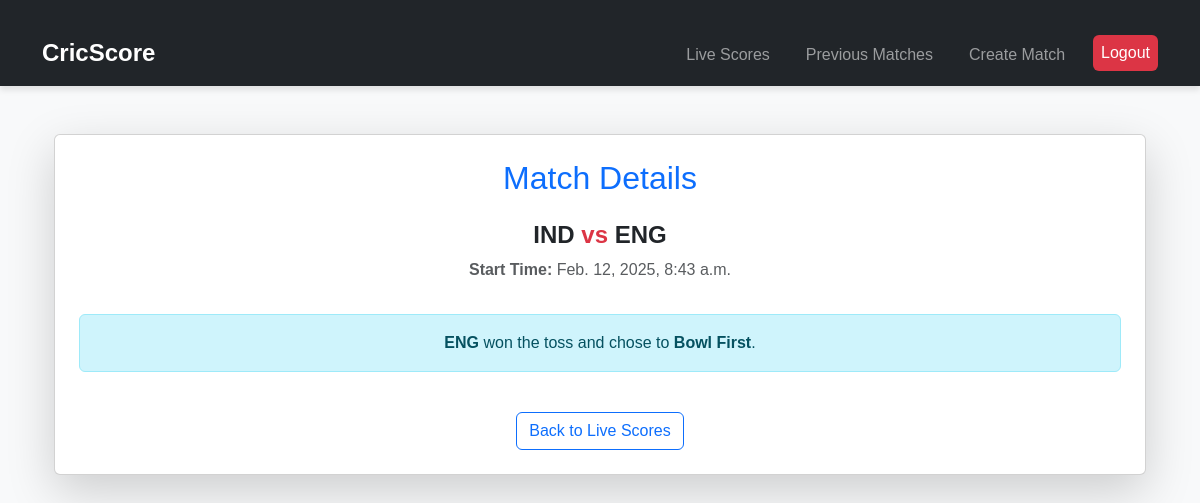
Page /match/69/ (signed in) on the earlier database version.
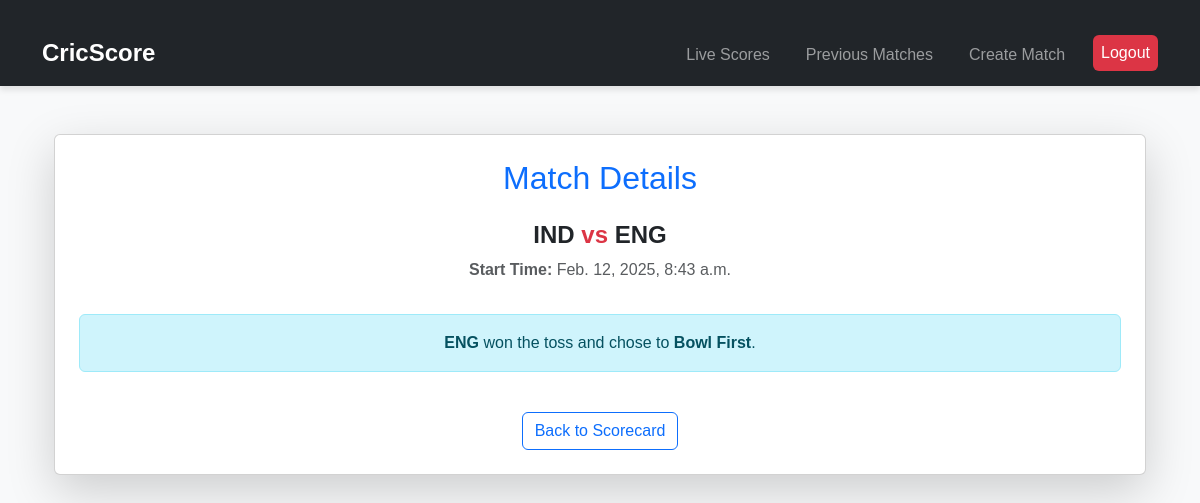
Same page on the later database version.
### score_app/views.py (the view)
# urls.py: path('match/<int:match_id>/', views.match_detail, name='match_detail'),
@login_required
def match_detail(request, match_id):
    match = get_object_or_404(Match, id=match_id)
    return render(request, 'score_app/match_detail.html', {'match': match})

### score_app/templates/score_app/match_detail.html
{% extends 'score_app/base.html' %}
{% block content %}
    <div class="container mt-4">
        <div class="card shadow-lg p-4">
            <h2 class="text-center text-primary">Match Details</h2>
            <div class="match-info text-center my-3">
                <h4 class="fw-bold">{{ match.team1 }} <span class="text-danger">vs</span> {{ match.team2 }}</h4>
                <p class="text-muted"><strong>Start Time:</strong> {{ match.start_time }}</p>
            </div>
            {% if match.toss_winner and match.toss_decision %}
                <div class="alert alert-info text-center">
                    <strong>{{ match.toss_winner }}</strong> won the toss and chose to
                    <strong>{{ match.get_toss_decision_display }}</strong>.
                </div>
            {% else %}
                <div class="alert alert-warning text-center">
                    <p><strong>Toss has not been decided yet.</strong></p>
                </div>
            {% endif %}
            <div class="text-center mt-4">
                {% if match.winner %}
                    <a href="{% url 'previous_matches' %}" class="btn btn-outline-primary">
                        Back to Scorecard
                    </a>
                {% else %}
                    <a href="{% url 'live_scores' %}" class="btn btn-outline-primary">
                        Back to Live Scores
                    </a>
                {% endif %}
            </div>
        </div>
    </div>
{% endblock %}

Differences in the rows shown:
changed Match "IND": winner empty → "IND" (drawn)
Other differences:
text no longer shown: "Back to Live Scores"
text now shown: "Back to Scorecard"
